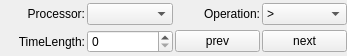
<?xml version="1.0" encoding="UTF-8"?>
<ui version="4.0">
 <class>FindTimeLength</class>
 <widget class="QWidget" name="FindTimeLength">
  <property name="geometry">
   <rect>
    <x>0</x>
    <y>0</y>
    <width>347</width>
    <height>56</height>
   </rect>
  </property>
  <property name="sizePolicy">
   <sizepolicy hsizetype="Minimum" vsizetype="Preferred">
    <horstretch>0</horstretch>
    <verstretch>0</verstretch>
   </sizepolicy>
  </property>
  <property name="windowTitle">
   <string>Form</string>
  </property>
  <layout class="QGridLayout" name="gridLayout">
   <property name="leftMargin">
    <number>0</number>
   </property>
   <property name="topMargin">
    <number>0</number>
   </property>
   <property name="rightMargin">
    <number>0</number>
   </property>
   <property name="bottomMargin">
    <number>0</number>
   </property>
   <property name="spacing">
    <number>2</number>
   </property>
   <item row="0" column="0">
    <widget class="QLabel" name="label">
     <property name="text">
      <string>Processor:</string>
     </property>
     <property name="alignment">
      <set>Qt::AlignRight|Qt::AlignTrailing|Qt::AlignVCenter</set>
     </property>
    </widget>
   </item>
   <item row="0" column="1">
    <widget class="QComboBox" name="procComboBox"/>
   </item>
   <item row="0" column="2">
    <widget class="QLabel" name="label_2">
     <property name="text">
      <string>Operation:</string>
     </property>
     <property name="alignment">
      <set>Qt::AlignRight|Qt::AlignTrailing|Qt::AlignVCenter</set>
     </property>
    </widget>
   </item>
   <item row="0" column="3">
    <widget class="QComboBox" name="operatorComboBox">
     <item>
      <property name="text">
       <string>&gt;</string>
      </property>
     </item>
     <item>
      <property name="text">
       <string>&lt;</string>
      </property>
     </item>
     <item>
      <property name="text">
       <string>=</string>
      </property>
     </item>
     <item>
      <property name="text">
       <string>&gt;=</string>
      </property>
     </item>
     <item>
      <property name="text">
       <string>&lt;=</string>
      </property>
     </item>
    </widget>
   </item>
   <item row="1" column="0">
    <widget class="QLabel" name="label_3">
     <property name="text">
      <string>TimeLength:</string>
     </property>
     <property name="alignment">
      <set>Qt::AlignRight|Qt::AlignTrailing|Qt::AlignVCenter</set>
     </property>
    </widget>
   </item>
   <item row="1" column="1">
    <widget class="QSpinBox" name="timeSpinBox"/>
   </item>
   <item row="1" column="2">
    <widget class="QPushButton" name="preButton">
     <property name="text">
      <string>prev</string>
     </property>
    </widget>
   </item>
   <item row="1" column="3">
    <widget class="QPushButton" name="nextButton">
     <property name="text">
      <string>next</string>
     </property>
    </widget>
   </item>
  </layout>
 </widget>
 <resources/>
 <connections/>
</ui>
